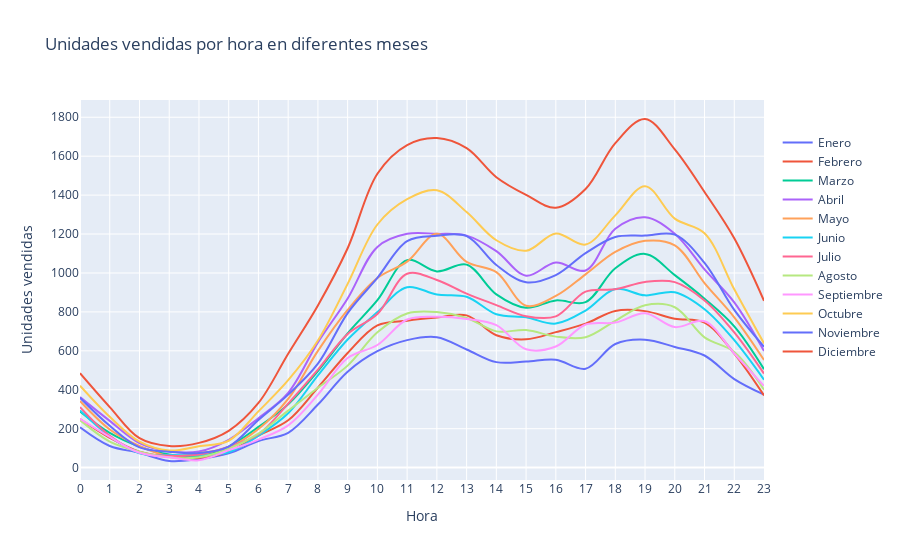

Here is the notebook cell this chart was saved with:
### Markdown cell above
¿Cómo cambian los patrones de ventas por hora a lo largo del año?

### Code cell
# Crear una lista de las horas del día (0 a 23)
Horas = list(range(24))

# Crear un objeto figura para el gráfico
fig = go.Figure()

# Lista para almacenar los datos de ventas por hora de cada mes
ventas_por_hora_por_mes = []

# Iterar a través de cada mes en la lista 'meses'
for mes in meses:
    # Obtener el DataFrame correspondiente al mes
    dataframe_mes = df_extraidos[mes]
        
    # Calcular el número de ventas por hora para este mes y almacenarlo en 'Ventas_por_hora'
    Ventas_por_hora = dataframe_mes.groupby('Hora')['Cantidad Pedida'].count()
    
    # Agregar los datos de ventas por hora de este mes a la lista 'ventas_por_hora_por_mes'
    ventas_por_hora_por_mes.append(Ventas_por_hora)

# Iterar sobre la lista de datos y agregar cada mes al objeto figura 'fig'
for i, mes in enumerate(meses):
    fig.add_trace(go.Scatter(
        x=Horas,  # Eje X: Horas del día
        y=ventas_por_hora_por_mes[i],  # Eje Y: Datos de ventas por hora para este mes
        mode='lines',  # Tipo de gráfico: líneas
        name=mes,  # Etiqueta para la leyenda del gráfico
        line=dict(width=2, shape='spline'),  # Configuración de las líneas del gráfico
    ))

# Configurar los ejes y los títulos del gráfico
fig.update_layout(
    title="Unidades vendidas por hora en diferentes meses",  # Título del gráfico
    xaxis=dict(title="Hora", tickvals=Horas),  # Configuración del eje X
    yaxis=dict(title="Unidades vendidas", side="left"),  # Configuración del eje Y
    legend=dict(y=0.3, yanchor='bottom'),  # Configuración de la leyenda
)

# Mostrar el gráfico
fig.show()

### Figure 1 — Plotly figure (JSON) as saved in the notebook; plotly's stock layout.template omitted (floating-point values rounded to 4 significant figures)
{"data": [{"line": {"shape": "spline", "width": 2}, "mode": "lines", "name": "Enero", "type": "scatter", "x": [0, 1, 2, 3, 4, 5, 6, 7, 8, 9, 10, 11, 12, 13, 14, 15, 16, 17, 18, 19, 20, 21, 22, 23], "y": [207, 111, 76, 34, 44, 73, 137, 179, 324, 493, 598, 655, 670, 607, 542, 545, 554, 508, 635, 657, 620, 576, 455, 375]}, {"line": {"shape": "spline", "width": 2}, "mode": "lines", "name": "Febrero", "type": "scatter", "x": [0, 1, 2, 3, 4, 5, 6, 7, 8, 9, 10, 11, 12, 13, 14, 15, 16, 17, 18, 19, 20, 21, 22, 23], "y": [249, 153, 82, 56, 49, 82, 165, 243, 411, 589, 731, 755, 771, 782, 680, 659, 696, 740, 805, 804, 765, 745, 586, 371]}, {"line": {"shape": "spline", "width": 2}, "mode": "lines", "name": "Marzo", "type": "scatter", "x": [0, 1, 2, 3, 4, 5, 6, 7, 8, 9, 10, 11, 12, 13, 14, 15, 16, 17, 18, 19, 20, 21, 22, 23], "y": [289, 178, 108, 67, 58, 108, 209, 325, 496, 690, 860, 1066, 1008, 1043, 890, 821, 859, 850, 1024, 1098, 989, 868, 726, 506]}, {"line": {"shape": "spline", "width": 2}, "mode": "lines", "name": "Abril", "type": "scatter", "x": [0, 1, 2, 3, 4, 5, 6, 7, 8, 9, 10, 11, 12, 13, 14, 15, 16, 17, 18, 19, 20, 21, 22, 23], "y": [362, 240, 126, 84, 83, 143, 254, 384, 643, 869, 1134, 1201, 1201, 1192, 1112, 986, 1054, 1013, 1227, 1286, 1201, 1018, 849, 599]}, {"line": {"shape": "spline", "width": 2}, "mode": "lines", "name": "Mayo", "type": "scatter", "x": [0, 1, 2, 3, 4, 5, 6, 7, 8, 9, 10, 11, 12, 13, 14, 15, 16, 17, 18, 19, 20, 21, 22, 23], "y": [342, 196, 111, 60, 75, 104, 198, 353, 600, 810, 974, 1058, 1201, 1057, 1004, 832, 882, 993, 1108, 1165, 1142, 948, 772, 553]}, {"line": {"shape": "spline", "width": 2}, "mode": "lines", "name": "Junio", "type": "scatter", "x": [0, 1, 2, 3, 4, 5, 6, 7, 8, 9, 10, 11, 12, 13, 14, 15, 16, 17, 18, 19, 20, 21, 22, 23], "y": [294, 161, 74, 65, 65, 79, 164, 279, 474, 658, 799, 927, 889, 878, 788, 772, 740, 807, 918, 885, 901, 814, 655, 452]}, {"line": {"shape": "spline", "width": 2}, "mode": "lines", "name": "Julio", "type": "scatter", "x": [0, 1, 2, 3, 4, 5, 6, 7, 8, 9, 10, 11, 12, 13, 14, 15, 16, 17, 18, 19, 20, 21, 22, 23], "y": [311, 164, 78, 61, 67, 108, 170, 329, 503, 687, 789, 996, 964, 894, 835, 778, 777, 904, 916, 954, 953, 859, 695, 483]}, {"line": {"shape": "spline", "width": 2}, "mode": "lines", "name": "Agosto", "type": "scatter", "x": [0, 1, 2, 3, 4, 5, 6, 7, 8, 9, 10, 11, 12, 13, 14, 15, 16, 17, 18, 19, 20, 21, 22, 23], "y": [244, 134, 82, 53, 53, 97, 175, 293, 410, 524, 695, 792, 799, 769, 700, 707, 673, 670, 754, 834, 824, 669, 594, 400]}, {"line": {"shape": "spline", "width": 2}, "mode": "lines", "name": "Septiembre", "type": "scatter", "x": [0, 1, 2, 3, 4, 5, 6, 7, 8, 9, 10, 11, 12, 13, 14, 15, 16, 17, 18, 19, 20, 21, 22, 23], "y": [251, 158, 76, 53, 38, 89, 144, 217, 375, 563, 630, 761, 775, 764, 732, 608, 622, 735, 745, 793, 722, 752, 586, 420]}, {"line": {"shape": "spline", "width": 2}, "mode": "lines", "name": "Octubre", "type": "scatter", "x": [0, 1, 2, 3, 4, 5, 6, 7, 8, 9, 10, 11, 12, 13, 14, 15, 16, 17, 18, 19, 20, 21, 22, 23], "y": [421, 261, 133, 88, 110, 138, 289, 449, 653, 944, 1249, 1379, 1425, 1313, 1168, 1114, 1203, 1146, 1296, 1446, 1279, 1204, 916, 638]}, {"line": {"shape": "spline", "width": 2}, "mode": "lines", "name": "Noviembre", "type": "scatter", "x": [0, 1, 2, 3, 4, 5, 6, 7, 8, 9, 10, 11, 12, 13, 14, 15, 16, 17, 18, 19, 20, 21, 22, 23], "y": [359, 215, 104, 82, 75, 108, 245, 375, 534, 794, 975, 1164, 1191, 1189, 1041, 952, 989, 1102, 1185, 1192, 1197, 1052, 810, 621]}, {"line": {"shape": "spline", "width": 2}, "mode": "lines", "name": "Diciembre", "type": "scatter", "x": [0, 1, 2, 3, 4, 5, 6, 7, 8, 9, 10, 11, 12, 13, 14, 15, 16, 17, 18, 19, 20, 21, 22, 23], "y": [485, 311, 151, 111, 127, 189, 332, 585, 833, 1127, 1510, 1657, 1693, 1641, 1492, 1401, 1335, 1431, 1667, 1791, 1635, 1416, 1178, 857]}], "layout": {"legend": {"y": 0.3, "yanchor": "bottom"}, "title": {"text": "Unidades vendidas por hora en diferentes meses"}, "xaxis": {"tickvals": [0, 1, 2, 3, 4, 5, 6, 7, 8, 9, 10, 11, 12, 13, 14, 15, 16, 17, 18, 19, 20, 21, 22, 23], "title": {"text": "Hora"}}, "yaxis": {"side": "left", "title": {"text": "Unidades vendidas"}}}}
